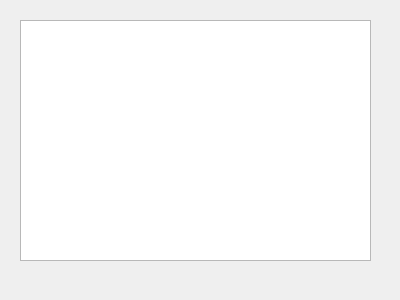
<?xml version="1.0" encoding="UTF-8"?>
<ui version="4.0">
 <class>FormColaborador</class>
 <widget class="QWidget" name="FormColaborador">
  <property name="geometry">
   <rect>
    <x>0</x>
    <y>0</y>
    <width>400</width>
    <height>300</height>
   </rect>
  </property>
  <property name="windowTitle">
   <string>Form</string>
  </property>
  <widget class="QTableView" name="tableView">
   <property name="geometry">
    <rect>
     <x>20</x>
     <y>20</y>
     <width>351</width>
     <height>241</height>
    </rect>
   </property>
  </widget>
 </widget>
 <resources/>
 <connections/>
</ui>
